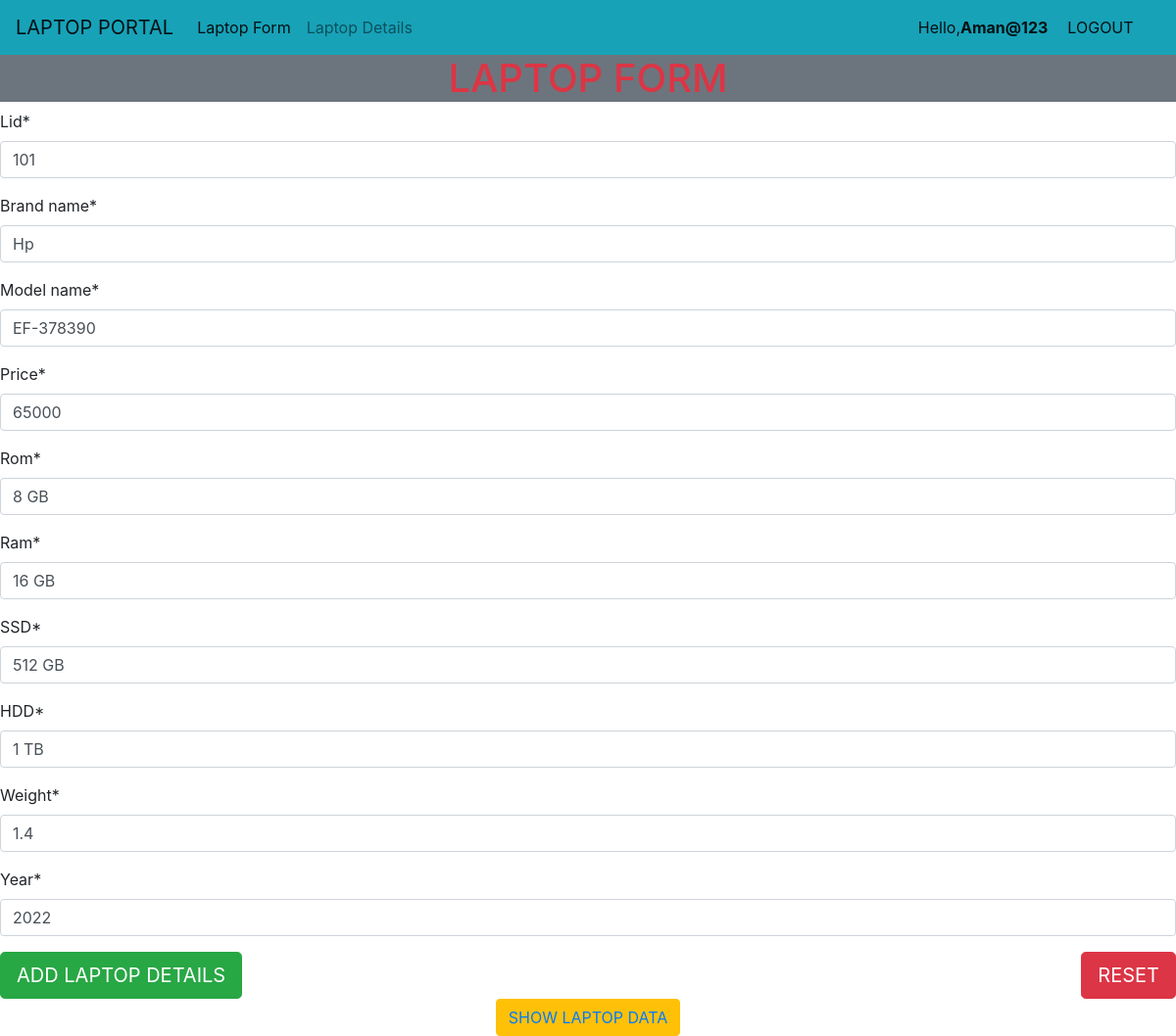
The page /ca/up/1/ (signed in) on the database its author committed.
### CRUDAPP/models.py (models this page shows, shortened)
class Laptop(models.Model):
    lid = models.IntegerField()
    brand_name = models.CharField(max_length=40)
    model_name = models.CharField(max_length=40)
    price = models.IntegerField()
    rom = models.CharField(max_length=40)
    ram = models.CharField(max_length=40)
    SSD = models.CharField(max_length=40)
    HDD = models.CharField(max_length=40)
    Weight = models.FloatField()
    year = models.IntegerField()

### CRUDAPP/views.py (the view)
# urls.py: path('up/<int:id>/', views.updateLaptopView, name='updatelaptop_url'),
def updateLaptopView(request, id):
    obj = Laptop.objects.get(id=id)
    form = LaptopForm(instance=obj)
    template_name = 'CRUDAPP/laptopform.html'
    context = {'form': form}
    if request.method == 'POST':
        form = LaptopForm(request.POST, instance=obj)
        if form.is_valid():
            form.save()
        return redirect('showlaptop_url')
    return render(request, template_name, context)

### CRUDAPP/forms.py
class LaptopForm(forms.ModelForm):
    class Meta:
        model = Laptop
        fields = '__all__'
        lables = {
            'lid': 'LAPTOP ID',
            'brand_name': 'BRAND NAME',
            'model_name': 'MODEL NAME',
            'price': 'PRICE',
            'rom':  'ROM',
            'ram': 'RAM',
            'SSD': 'SSD',
            'HDD': 'HDD',
            'Weight': 'WEIGHT',
            'year': 'YEAR'
        }

### templates/CRUDAPP/laptopform.html (shortened to what this page needs)
{% extends 'base.html' %}
    {%  block content %}
    {% load crispy_forms_tags %}
    <div class="container-fluid bg-secondary">
        <h1 class="text-danger" align="center">LAPTOP FORM</h1>
    </div>
    <div>
        <form method="post">
            {{form|crispy}}
            <input type="submit" value="ADD LAPTOP DETAILS" class="btn btn-success btn-lg">
            <input type="submit" value="RESET" class="btn btn-danger btn-lg float-right">
        </form>
        <div class="text-center">
            <button class="btn btn-warning"><a href="{% url 'showlaptop_url' %}">SHOW LAPTOP DATA</a></button>
        </div>
    </div>
    {% endblock %}

### templates/base.html (shortened to what this page needs)
<!DOCTYPE html>
<html lang="en">
<head>
        <link rel="stylesheet" href="https://maxcdn.bootstrapcdn.com/bootstrap/4.0.0/css/bootstrap.min.css">
</head>
<body>
    <nav class="navbar navbar-expand-lg navbar-light bg-info">
  <a class="navbar-brand" href="#">LAPTOP PORTAL</a>
  <div class="collapse navbar-collapse" id="navbarTogglerDemo02">
    <ul class="navbar-nav mr-auto mt-2 mt-lg-0">
      <li class="nav-item active">
        <a class="nav-link" href="{% url 'laptopform_url' %}">Laptop Form</a>
      </li>
      <li class="nav-item">
        <a class="nav-link" href="{% url 'showlaptop_url' %}">Laptop Details</a>
      </li>
        {% if user.is_authenticated %}
        <li>
            <li class="nav-item active" style="padding-left:500px;">
            <a class="nav-link" href="{% url 'logout_url' %}"><span>Hello,<b style="padding-right:20px">{{user.username}}</b></span>LOGOUT</a>
        </li>
        {% else %}
        <li class="nav-item active" style="padding-left:600px;">
            <a class="nav-link" href="{% url 'register_url' %}">SIGN UP</a>
        </li>
        <li class="nav-item active">
            <a class="nav-link" href="{% url 'login_url' %}">LOGIN</a>
        {% endif %}
        </li>
    </ul>
  </div>
</nav>
{% block content %}
{% endblock %}
</body>
</html>

### rows shown on the page
Laptop: lid "101", brand_name "Hp", model_name "EF-378390", price "65000", rom "8 GB", ram "16 GB", SSD "512 GB", HDD "1 TB", Weight "1.4", year "2022"

### other values the page prints
{{ user.username }} "Aman@123"
